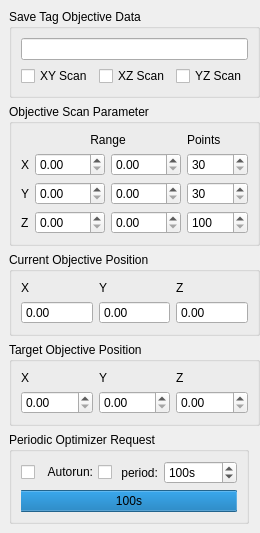
  <widget class="QDockWidget" name="dockWidget_objective">
   <property name="sizePolicy">
    <sizepolicy hsizetype="Fixed" vsizetype="Preferred">
     <horstretch>0</horstretch>
     <verstretch>0</verstretch>
    </sizepolicy>
   </property>
   <property name="minimumSize">
    <size>
     <width>260</width>
     <height>467</height>
    </size>
   </property>
   <property name="maximumSize">
    <size>
     <width>260</width>
     <height>524287</height>
    </size>
   </property>
   <property name="layoutDirection">
    <enum>Qt::LeftToRight</enum>
   </property>
   <property name="windowTitle">
    <string>Objective Parameters</string>
   </property>
   <attribute name="dockWidgetArea">
    <number>1</number>
   </attribute>
   <widget class="QWidget" name="dockWidgetContents">
    <property name="layoutDirection">
     <enum>Qt::LeftToRight</enum>
    </property>
    <layout class="QGridLayout" name="gridLayout">
     <property name="sizeConstraint">
      <enum>QLayout::SetMinimumSize</enum>
     </property>
     <item row="4" column="0" colspan="2">
      <widget class="QGroupBox" name="groupBox">
       <property name="sizePolicy">
        <sizepolicy hsizetype="Preferred" vsizetype="Fixed">
         <horstretch>0</horstretch>
         <verstretch>0</verstretch>
        </sizepolicy>
       </property>
       <property name="title">
        <string>Objective Scan Parameter</string>
       </property>
       <layout class="QGridLayout" name="gridLayout_2">
        <item row="3" column="0">
         <widget class="QLabel" name="label_3">
          <property name="sizePolicy">
           <sizepolicy hsizetype="Minimum" vsizetype="Preferred">
            <horstretch>0</horstretch>
            <verstretch>0</verstretch>
           </sizepolicy>
          </property>
          <property name="text">
           <string>Z</string>
          </property>
         </widget>
        </item>
        <item row="0" column="3">
         <widget class="QLabel" name="label_4">
          <property name="sizePolicy">
           <sizepolicy hsizetype="Preferred" vsizetype="Preferred">
            <horstretch>0</horstretch>
            <verstretch>0</verstretch>
           </sizepolicy>
          </property>
          <property name="text">
           <string>Points</string>
          </property>
         </widget>
        </item>
        <item row="1" column="1">
         <widget class="ScienDSpinBox" name="obj_x_min_DSpinBox">
          <property name="minimumSize">
           <size>
            <width>70</width>
            <height>0</height>
           </size>
          </property>
         </widget>
        </item>
        <item row="1" column="0">
         <widget class="QLabel" name="label">
          <property name="sizePolicy">
           <sizepolicy hsizetype="Minimum" vsizetype="Preferred">
            <horstretch>0</horstretch>
            <verstretch>0</verstretch>
           </sizepolicy>
          </property>
          <property name="minimumSize">
           <size>
            <width>0</width>
            <height>0</height>
           </size>
          </property>
          <property name="text">
           <string>X</string>
          </property>
         </widget>
        </item>
        <item row="2" column="0">
         <widget class="QLabel" name="label_2">
          <property name="sizePolicy">
           <sizepolicy hsizetype="Minimum" vsizetype="Preferred">
            <horstretch>0</horstretch>
            <verstretch>0</verstretch>
           </sizepolicy>
          </property>
          <property name="text">
           <string>Y</string>
          </property>
         </widget>
        </item>
        <item row="1" column="2">
         <widget class="ScienDSpinBox" name="obj_x_max_DSpinBox">
          <property name="minimumSize">
           <size>
            <width>70</width>
            <height>0</height>
           </size>
          </property>
         </widget>
        </item>
        <item row="0" column="1" colspan="2">
         <widget class="QLabel" name="label_5">
          <property name="sizePolicy">
           <sizepolicy hsizetype="Preferred" vsizetype="Preferred">
            <horstretch>0</horstretch>
            <verstretch>0</verstretch>
           </sizepolicy>
          </property>
          <property name="text">
           <string>Range</string>
          </property>
          <property name="alignment">
           <set>Qt::AlignCenter</set>
          </property>
         </widget>
        </item>
        <item row="1" column="3">
         <widget class="ScienSpinBox" name="obj_x_num_SpinBox">
          <property name="minimumSize">
           <size>
            <width>50</width>
            <height>0</height>
           </size>
          </property>
          <property name="minimum">
           <number>30</number>
          </property>
          <property name="maximum">
           <number>10000</number>
          </property>
         </widget>
        </item>
        <item row="2" column="1">
         <widget class="ScienDSpinBox" name="obj_y_min_DSpinBox"/>
        </item>
        <item row="2" column="2">
         <widget class="ScienDSpinBox" name="obj_y_max_DSpinBox"/>
        </item>
        <item row="3" column="1">
         <widget class="ScienDSpinBox" name="obj_z_min_DSpinBox"/>
        </item>
        <item row="3" column="2">
         <widget class="ScienDSpinBox" name="obj_z_max_DSpinBox"/>
        </item>
        <item row="2" column="3">
         <widget class="ScienSpinBox" name="obj_y_num_SpinBox">
          <property name="minimum">
           <number>30</number>
          </property>
          <property name="maximum">
           <number>10000</number>
          </property>
         </widget>
        </item>
        <item row="3" column="3">
         <widget class="ScienSpinBox" name="obj_z_num_SpinBox">
          <property name="minimum">
           <number>100</number>
          </property>
          <property name="maximum">
           <number>10000</number>
          </property>
         </widget>
        </item>
       </layout>
      </widget>
     </item>
     <item row="5" column="0" colspan="2">
      <widget class="QGroupBox" name="groupBox_2">
       <property name="sizePolicy">
        <sizepolicy hsizetype="Preferred" vsizetype="Fixed">
         <horstretch>0</horstretch>
         <verstretch>0</verstretch>
        </sizepolicy>
       </property>
       <property name="title">
        <string>Current Objective Position</string>
       </property>
       <property name="checkable">
        <bool>false</bool>
       </property>
       <layout class="QGridLayout" name="gridLayout_3">
        <item row="0" column="0">
         <widget class="QLabel" name="label_6">
          <property name="text">
           <string>X</string>
          </property>
         </widget>
        </item>
        <item row="0" column="2">
         <widget class="QLabel" name="label_8">
          <property name="sizePolicy">
           <sizepolicy hsizetype="Preferred" vsizetype="Fixed">
            <horstretch>0</horstretch>
            <verstretch>0</verstretch>
           </sizepolicy>
          </property>
          <property name="text">
           <string>Z</string>
          </property>
         </widget>
        </item>
        <item row="0" column="1">
         <widget class="QLabel" name="label_7">
          <property name="sizePolicy">
           <sizepolicy hsizetype="Preferred" vsizetype="Fixed">
            <horstretch>0</horstretch>
            <verstretch>0</verstretch>
           </sizepolicy>
          </property>
          <property name="text">
           <string>Y</string>
          </property>
         </widget>
        </item>
        <item row="1" column="1">
         <widget class="ScienDSpinBox" name="obj_cur_y_DSpinBox">
          <property name="readOnly">
           <bool>true</bool>
          </property>
          <property name="buttonSymbols">
           <enum>QAbstractSpinBox::NoButtons</enum>
          </property>
         </widget>
        </item>
        <item row="1" column="0">
         <widget class="ScienDSpinBox" name="obj_cur_x_DSpinBox">
          <property name="readOnly">
           <bool>true</bool>
          </property>
          <property name="buttonSymbols">
           <enum>QAbstractSpinBox::NoButtons</enum>
          </property>
         </widget>
        </item>
        <item row="1" column="2">
         <widget class="ScienDSpinBox" name="obj_cur_z_DSpinBox">
          <property name="readOnly">
           <bool>true</bool>
          </property>
          <property name="buttonSymbols">
           <enum>QAbstractSpinBox::NoButtons</enum>
          </property>
         </widget>
        </item>
       </layout>
      </widget>
     </item>
     <item row="6" column="0" colspan="2">
      <widget class="QGroupBox" name="groupBox_3">
       <property name="sizePolicy">
        <sizepolicy hsizetype="Preferred" vsizetype="Fixed">
         <horstretch>0</horstretch>
         <verstretch>0</verstretch>
        </sizepolicy>
       </property>
       <property name="title">
        <string>Target Objective Position</string>
       </property>
       <layout class="QGridLayout" name="gridLayout_4">
        <item row="0" column="0">
         <widget class="QLabel" name="label_9">
          <property name="text">
           <string>X</string>
          </property>
         </widget>
        </item>
        <item row="0" column="2">
         <widget class="QLabel" name="label_11">
          <property name="text">
           <string>Z</string>
          </property>
         </widget>
        </item>
        <item row="0" column="1">
         <widget class="QLabel" name="label_10">
          <property name="text">
           <string>Y</string>
          </property>
         </widget>
        </item>
        <item row="1" column="0">
         <widget class="ScienDSpinBox" name="obj_target_x_DSpinBox">
          <property name="decimals">
           <number>2</number>
          </property>
          <property name="value">
           <double>0.000000000000000</double>
          </property>
         </widget>
        </item>
        <item row="1" column="1">
         <widget class="ScienDSpinBox" name="obj_target_y_DSpinBox"/>
        </item>
        <item row="1" column="2">
         <widget class="ScienDSpinBox" name="obj_target_z_DSpinBox"/>
        </item>
       </layout>
      </widget>
     </item>
     <item row="0" column="0" colspan="2">
      <widget class="QGroupBox" name="groupBox_7">
       <property name="sizePolicy">
        <sizepolicy hsizetype="Preferred" vsizetype="Fixed">
         <horstretch>0</horstretch>
         <verstretch>0</verstretch>
        </sizepolicy>
       </property>
       <property name="title">
        <string>Save Tag Objective Data</string>
       </property>
       <layout class="QGridLayout" name="gridLayout_9">
        <item row="1" column="1">
         <widget class="QCheckBox" name="save_obj_xz_CheckBox">
          <property name="text">
           <string>XZ Scan</string>
          </property>
         </widget>
        </item>
        <item row="0" column="0" colspan="3">
         <widget class="QLineEdit" name="obj_save_LineEdit"/>
        </item>
        <item row="1" column="2">
         <widget class="QCheckBox" name="save_obj_yz_CheckBox">
          <property name="text">
           <string>YZ Scan</string>
          </property>
         </widget>
        </item>
        <item row="1" column="0">
         <widget class="QCheckBox" name="save_obj_xy_CheckBox">
          <property name="text">
           <string>XY Scan</string>
          </property>
         </widget>
        </item>
       </layout>
      </widget>
     </item>
     <item row="7" column="0">
      <widget class="QGroupBox" name="groupBox_periodic_optimizer">
       <property name="sizePolicy">
        <sizepolicy hsizetype="Preferred" vsizetype="Fixed">
         <horstretch>0</horstretch>
         <verstretch>0</verstretch>
        </sizepolicy>
       </property>
       <property name="title">
        <string>Periodic Optimizer Request</string>
       </property>
       <layout class="QGridLayout" name="gridLayout_13">
        <item row="0" column="0">
         <widget class="ToggleSwitch" name="optimizer_request_Toggle">
          <property name="toolTip">
           <string>&lt;html&gt;&lt;head/&gt;&lt;body&gt;&lt;p&gt;Start/Stop periodic optimization.&lt;/p&gt;&lt;/body&gt;&lt;/html&gt;</string>
          </property>
          <property name="FontSize">
           <number>7</number>
          </property>
         </widget>
        </item>
        <item row="0" column="1">
         <widget class="QCheckBox" name="optimizer_request_autorun_CheckBox">
          <property name="layoutDirection">
           <enum>Qt::RightToLeft</enum>
          </property>
          <property name="toolTip">
           <string>&lt;html&gt;&lt;head/&gt;&lt;body&gt;&lt;p&gt;Automatically start and stop periodic optimizer when measurement starts or ends.&lt;/p&gt;&lt;/body&gt;&lt;/html&gt;</string>
          </property>
          <property name="text">
           <string>Autorun:</string>
          </property>
         </widget>
        </item>
        <item row="0" column="2">
         <widget class="QLabel" name="optimizer_request_period_Label">
          <property name="toolTip">
           <string>&lt;html&gt;&lt;head/&gt;&lt;body&gt;&lt;p&gt;Request Optimization after this time has passed.&lt;/p&gt;&lt;/body&gt;&lt;/html&gt;</string>
          </property>
          <property name="text">
           <string> period:</string>
          </property>
         </widget>
        </item>
        <item row="0" column="3">
         <widget class="QSpinBox" name="optimizer_request_period_SpinBox">
          <property name="minimumSize">
           <size>
            <width>50</width>
            <height>0</height>
           </size>
          </property>
          <property name="toolTip">
           <string>&lt;html&gt;&lt;head/&gt;&lt;body&gt;&lt;p&gt;Request Optimization after this time has passed.&lt;/p&gt;&lt;/body&gt;&lt;/html&gt;</string>
          </property>
          <property name="suffix">
           <string>s</string>
          </property>
          <property name="minimum">
           <number>1</number>
          </property>
          <property name="maximum">
           <number>1000000</number>
          </property>
          <property name="value">
           <number>100</number>
          </property>
         </widget>
        </item>
        <item row="1" column="0" colspan="4">
         <widget class="QProgressBar" name="optimizer_request_progress_Bar">
          <property name="toolTip">
           <string>&lt;html&gt;&lt;head/&gt;&lt;body&gt;&lt;p&gt;When counter reaches zero, Optimization will be requested.&lt;/p&gt;&lt;/body&gt;&lt;/html&gt;</string>
          </property>
          <property name="value">
           <number>100</number>
          </property>
          <property name="invertedAppearance">
           <bool>true</bool>
          </property>
          <property name="format">
           <string>%vs</string>
          </property>
         </widget>
        </item>
       </layout>
      </widget>
     </item>
    </layout>
   </widget>
  </widget>
